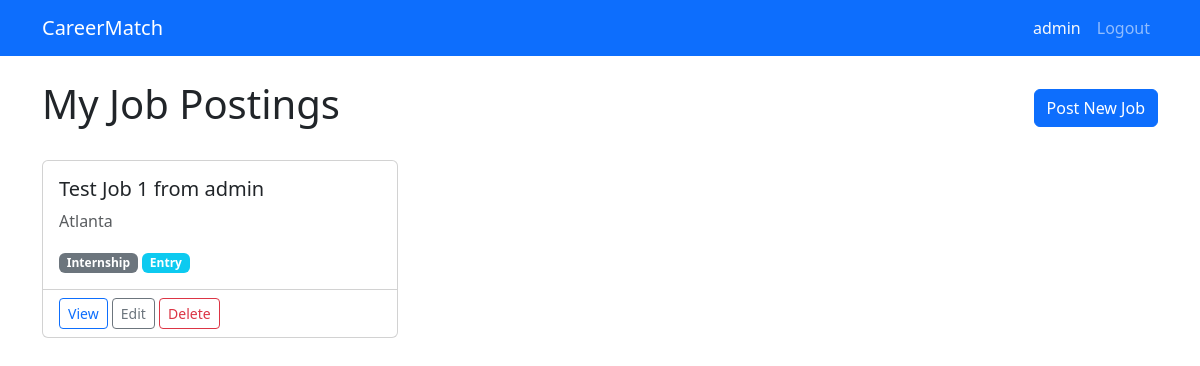
The app's page /recruiters/jobs/ (signed in) with its own data.
### recruiters/models.py (models this page shows, shortened)
class JobPosting(models.Model):
    JOB_TYPE_CHOICES = [
        ('full_time', 'Full Time'),
        ('part_time', 'Part Time'),
        ('contract', 'Contract'),
        ('internship', 'Internship'),
    ]
    EXPERIENCE_LEVEL_CHOICES = [
        ('entry', 'Entry'),
        ('mid', 'Mid'),
        ('senior', 'Senior'),
        ('executive', 'Executive'),
    ]
    WORK_LOCATION_CHOICES = [
        ('remote', 'Remote'),
        ('on_site', 'On-Site'),
        ('hybrid', 'Hybrid'),
    ]
    recruiter = models.ForeignKey(RecruiterProfile, on_delete=models.CASCADE, related_name='job_postings')
    title = models.CharField(max_length=255)
    description = models.TextField()
    requirements = models.TextField()
    skills = models.CharField(max_length=500, blank=True)
    location = models.CharField(max_length=255)
    job_type = models.CharField(max_length=20, choices=JOB_TYPE_CHOICES)
    experience_level = models.CharField(max_length=20, choices=EXPERIENCE_LEVEL_CHOICES)
    work_location = models.CharField(max_length=20, choices=WORK_LOCATION_CHOICES, default='on_site')
    salary_min = models.DecimalField(max_digits=10, decimal_places=2, null=True, blank=True)
    salary_max = models.DecimalField(max_digits=10, decimal_places=2, null=True, blank=True)
    latitude = models.FloatField(null=True, blank=True)
    longitude = models.FloatField(null=True, blank=True)
    visa_sponsorship = models.BooleanField(default=False)
    is_active = models.BooleanField(default=True)
    application_deadline = models.DateField(null=True, blank=True)
    created_at = models.DateTimeField(auto_now_add=True)
    updated_at = models.DateTimeField(auto_now=True)

### recruiters/views.py (the view)
# urls.py: path('jobs/', views.job_list, name='job_list'),
@login_required
def job_list(request):
    jobs = JobPosting.objects.filter(
        recruiter=request.user.recruiter_profile
    ).order_by('-created_at')
    return render(request, 'recruiters/job_list.html', {'jobs': jobs})

### careermatch/context_processors.py (called while the page is built)
def user_role(request):
    is_recruiter = False
    is_seeker = False
    if request.user.is_authenticated:
        from recruiters.models import RecruiterProfile
        from seekers.models import SeekerProfile
        is_recruiter = RecruiterProfile.objects.filter(user=request.user).exists()
        is_seeker = SeekerProfile.objects.filter(user=request.user).exists()
    return {
        'is_recruiter': is_recruiter,
        'is_seeker': is_seeker,
    }

### recruiters/templates/recruiters/job_list.html (shortened to what this page needs)
{% extends 'recruiters/base_recruiters.html' %}
{% block content %}
<div class="d-flex justify-content-between align-items-center mb-4">
    <h1>My Job Postings</h1>
    <a href="{% url 'recruiters:job_create' %}" class="btn btn-primary">Post New Job</a>
</div>
{% if jobs %}
    <div class="row">
        {% for job in jobs %}
            <div class="col-md-6 col-lg-4 mb-4">
                <div class="card h-100">
                    <div class="card-body">
                        <h5 class="card-title">{{ job.title }}</h5>
                        <p class="card-text text-muted">{{ job.location }}</p>
                        <span class="badge bg-secondary">{{ job.get_job_type_display }}</span>
                        <span class="badge bg-info">{{ job.get_experience_level_display }}</span>
                    </div>
                    <div class="card-footer bg-transparent">
                        <a href="{% url 'recruiters:job_detail' job.pk %}" class="btn btn-sm btn-outline-primary">View</a>
                        <a href="{% url 'recruiters:job_update' job.pk %}" class="btn btn-sm btn-outline-secondary">Edit</a>
                        <a href="{% url 'recruiters:job_delete' job.pk %}" class="btn btn-sm btn-outline-danger">Delete</a>
                    </div>
                </div>
            </div>
        {% endfor %}
    </div>
{% else %}
    <div class="alert alert-info">
        You haven't posted any jobs yet. <a href="{% url 'recruiters:job_create' %}">Create your first job posting!</a>
    </div>
{% endif %}
{% endblock %}

### recruiters/templates/recruiters/base_recruiters.html (shortened to what this page needs)
<!DOCTYPE html>
<html lang="en">
<head>
    <link href="https://cdn.jsdelivr.net/npm/bootstrap@5.3.0/dist/css/bootstrap.min.css" rel="stylesheet">
</head>
<body>
    <nav class="navbar navbar-expand-lg navbar-dark bg-primary">
        <div class="container">
            <a class="navbar-brand" href="{% url 'recruiters:job_list' %}">CareerMatch</a>
            <div class="navbar-nav ms-auto">
                {% if user.is_authenticated %}
                    <span class="nav-link text-light">{{ user.username }}</span>
                    <a class="nav-link" href="{% url 'admin:logout' %}">Logout</a>
                {% endif %}
            </div>
        </div>
    </nav>
    <main class="container my-4">
        {% block content %}{% endblock %}
    </main>
</body>
</html>

### records on screen
JobPosting: title "Test Job 1 from admin", location "Atlanta", job_type "Internship", experience_level "Entry"

### other values on screen
{{ user.username }} "admin"
